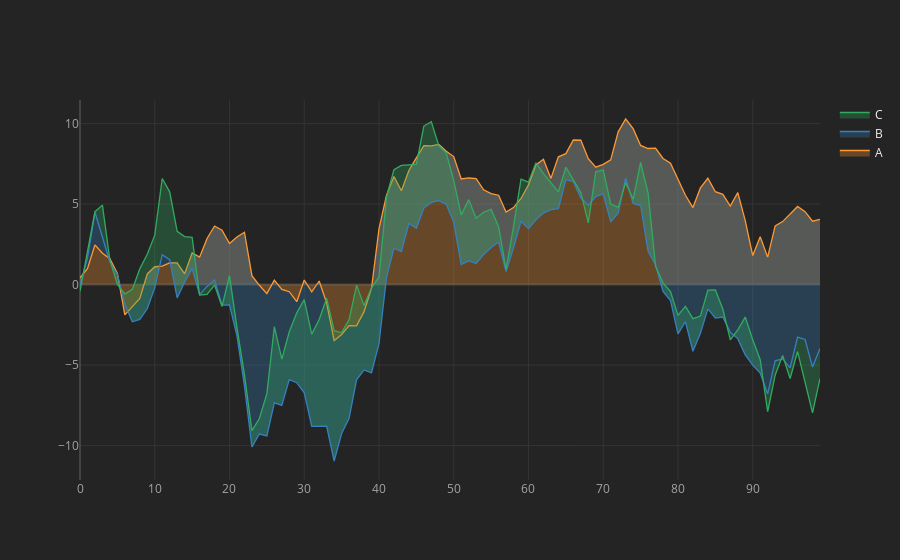

Write notebook code for a chart like this one.
### Markdown cell above
## Area

### Code cell
df.iplot(kind='area', fill=True)
